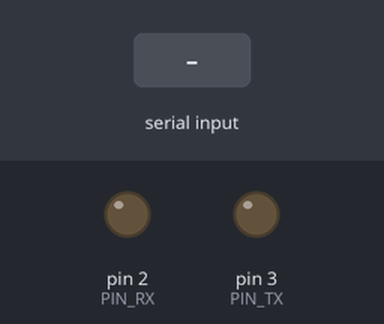
The sketch below on a simulated Arduino Uno, built with avr-gcc and run on an emulated ATmega328P. Parts: output pins drawn as LEDs (lit = HIGH). Inputs (shaded band) come from the test bench. What the sketch prints to the serial monitor is not drawn.

Above: at 1.2 s.
1.3 s: "1\n" received over the second serial link
At 2.5 s:
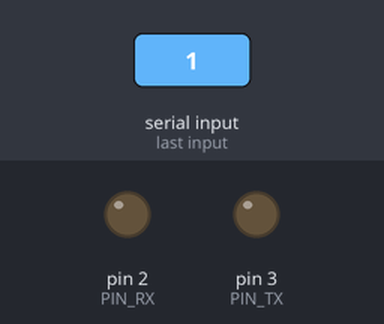
2.8 s: "1\n" received over Serial
4.3 s: "0\n" received over Serial
5.8 s: "2\n" received over the second serial link
At 7.2 s:
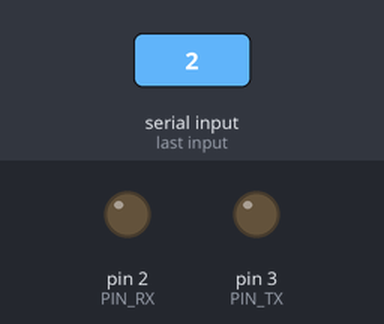
Timing chart, 0 to 8.3 s (numbered marks = the images above; inputs shaded):
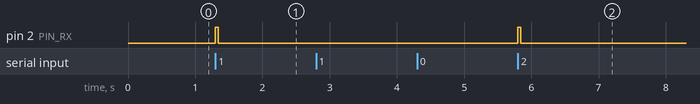

The sketch:

SerialEvent.ino
```cpp
#include <SoftwareSerial.h>

SoftwareSerial mySerial(12, 13); // RX, TX

#define PIN_RX 2
#define PIN_TX 3

String inputString = "";         // donde recibo los datos del softwareSerial
String outputString = "";	       // donde mando los datos al softwareSerial


//--------caracteres entrantes y clave-----------------//
char inputInt="";
char outputInt="";
int clave=45;

unsigned long previousmillis = 0;


//---------ejecutamos una vez----------------//
void setup() {
  Serial.begin(9600);
  //Por defecto el ultimo puerto inicializado esta escuchando, como solo usamos uno, no es ncesario usar la funcion listen() de software serial
  mySerial.begin (4800);	//probar a poner velocidades diferentes en cada punto.
  // reserve 200 bytes for the inputString:
  outputString.reserve(200);	//Maximo de 200 caracteres que podemos trabajar con este programa
  pinMode(PIN_RX,OUTPUT);
  pinMode(PIN_TX,OUTPUT);
}


//---------ejecutamos varias veces----------------//
void loop()
{

  int tiempoLoop = millis() - previousmillis;
  previousmillis = millis();
  if (tiempoLoop > 250) {	//como los loops pueden ser largos, imprimo por pantalla si es mayor de 250 ms.
    Serial.print("Tiempo de Loop: ");
    Serial.println(tiempoLoop);
  }

  //------------inicalizo los String en cada loop------------//
  inputString = "";
  outputString = "";

  //------------ Leo del serie en cada loop------------------//
  if (mySerial.available()) {
    digitalWrite(PIN_RX,HIGH);  //Enciendo el led de recepción de paquetes por puerto SW serial
    while (mySerial.available()) {	//Lo que entra por el serie conectado al otro Arduino
      //leo el nuevo caracter
      char inChar = (char)mySerial.read();
      delay(20);
      if (inChar == '\n') break;	//salgo del while si detecto un salto de linea si solo quisiera leer lineas
      int a = inChar;
      inputInt = a^clave;
      inputString += inputInt;
      if (inputString.length() > 100) break;
    }

    //Consola vecina
    digitalWrite(PIN_RX,LOW);
    Serial.println("Recibido: ");
    Serial.println(inputString); //imprimo el texto decodificado que se recibe

  }

  //---------------------- Leo de la consola en cada loop------------//
  if (Serial.available()) {
    while (Serial.available()) {
      char outChar = (char)Serial.read();
      delay(5);
      if (outChar == '\n') break;	//salgo del while si detecto un salto de linea.
      int a = outChar;
      outputInt = a^clave;
      outputString += outputInt;
    }
    Serial.println("Enviado: ");
    Serial.println(outputString); //imprimo el texto codificado que se envia

  digitalWrite(PIN_TX,HIGH);
	mySerial.print(outputString);
	digitalWrite(PIN_TX,LOW);
}
}
```

Measured:
- after the input at 1.3 s, pin 2 (PIN_RX): LOW → HIGH at once, → LOW 0.04 s later
- after the input at 5.8 s, pin 2 (PIN_RX): LOW → HIGH at once, → LOW 0.04 s later
